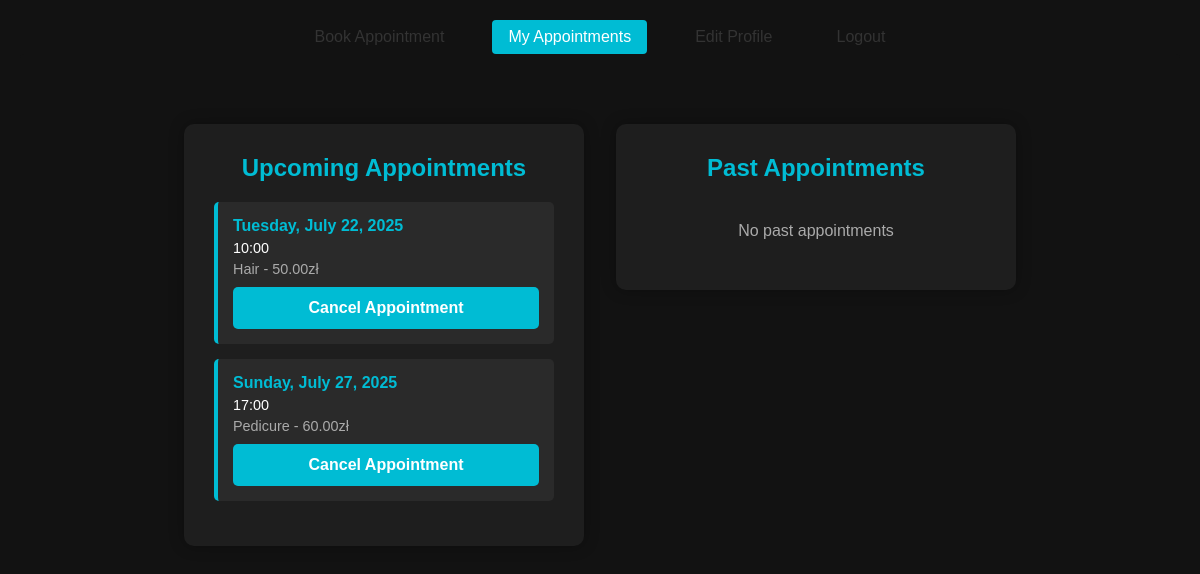
Screenshot of /appointments/ (signed in) with the database file from the repository.
### terminal/models.py (models this page shows, shortened)
class Appointment(models.Model):
    user= models.ForeignKey(MyUser, on_delete=models.SET_NULL, null=True, blank=True)
    service = models.ForeignKey('Service', on_delete=models.SET_NULL, null=True, blank=True)
    day = models.DateField(default=datetime.now)
    time = models.CharField(max_length=10, choices=TIME_CHOICES, default="10:00")
    time_ordered = models.DateTimeField(default=datetime.now,blank=True)

class Service(models.Model):
    name = models.CharField(max_length=100)
    price = models.DecimalField(max_digits=10, decimal_places=2)
    description = models.TextField(blank=True, null=True)
    workers = models.ManyToManyField(MyUser, related_name='services', blank=True)
    duration = models.IntegerField(default=60, help_text="Duration in minutes")

### terminal/Functionalities/Appointment_booking.py (the view)
# urls.py: path('appointments/', Appointment_booking.appointments, name='appointments'),
@login_required
def appointments(request):
    today = datetime.now().date()
    future_appointments = Appointment.objects.filter(
        user=request.user,
        day__gte=today
    ).order_by('day', 'time')
    past_appointments = Appointment.objects.filter(
        user=request.user,
        day__lt=today
    ).order_by('-day', '-time')  # Note the minus for reverse chronological order
    context = {
        'future_appointments': future_appointments,
        'past_appointments': past_appointments
    }
    return render(request, 'terminal/my_appointments.html', context)

### terminal/templates/terminal/my_appointments.html (shortened to what this page needs)
{% extends 'terminal/base.html' %}
{% block content %}
<div class="auth-container appointment">
    <div class="appointments-flex">
        <div class="auth-form appointments-list future-block">
            <h2>Upcoming Appointments</h2>
            {% if future_appointments %}
                <div class="appointments-container">
                    {% for appointment in future_appointments %}
                        <div class="appointment-item future">
                            <div class="appointment-date">{{ appointment.day|date:"l, F j, Y" }}</div>
                            <div class="appointment-time">{{ appointment.time }}</div>
                            <div class="appointment-service">{{ appointment.service.name }} - {{ appointment.service.price }}zł</div>
                            <form method="POST" action="{% url 'cancel_appointment' appointment.id %}" style="margin-top:10px;">
                                <button type="submit" class="cancel-btn">Cancel Appointment</button>
                            </form>
                        </div>
                    {% endfor %}
                </div>
            {% else %}
                <p class="no-appointments">No upcoming appointments</p>
            {% endif %}
        </div>
        <div class="auth-form appointments-list past-block">
            <h2 class="past-header">Past Appointments</h2>
            {% if past_appointments %}
                <div class="appointments-container past">
                    {% for appointment in past_appointments %}
                        <div class="appointment-item past">
                            <div class="appointment-date">{{ appointment.day|date:"l, F j, Y" }}</div>
                            <div class="appointment-time">{{ appointment.time }}</div>
                            <div class="appointment-service">{{ appointment.service.name }} - {{ appointment.service.price }}zł</div>
                        </div>
                    {% endfor %}
                </div>
            {% else %}
                <p class="no-appointments">No past appointments</p>
            {% endif %}
        </div>
    </div>
</div>
{% endblock %}

### terminal/static/css/style.css (style rules this page uses)
* { margin: 0; padding: 0; box-sizing: border-box; }
body { font-family: Arial, sans-serif; background-color: #121212; color: #fff; min-height: 100vh; padding: 20px; }
.appointment { background: #2a2a2a; border-radius: 4px; padding: 8px; margin-bottom: 5px; color: #fff; }
.auth-container { display: flex; flex-wrap: wrap; flex-direction: column-reverse; justify-content: center; align-items: center; min-height: calc(100vh - 40px); padding: 20px; background-color: #121212; }
.auth-container.appointment { display: flex; flex-wrap: wrap; flex-direction: column-reverse; justify-content: center; align-items: stretch; min-height: calc(100vh - 40px); padding: 20px; background-color: #121212; }
.auth-form { background-color: #1e1e1e; padding: 30px; border-radius: 10px; box-shadow: 0 0 15px rgba(0,0,0,0.3); width: 100%; max-width: 400px; }
.auth-form h2 { color: #00bcd4; margin-bottom: 20px; text-align: center; }
.auth-form button { width: 100%; padding: 12px; border: none; border-radius: 5px; background-color: #00bcd4; color: #fff; font-size: 16px; font-weight: bold; cursor: pointer; transition: background-color 0.3s ease; }
.appointments-list { background-color: #1e1e1e; padding: 30px; }
.appointment-item { background-color: #2a2a2a; padding: 15px; margin-bottom: 15px; border-radius: 5px; border-left: 4px solid #00bcd4; }
.appointment-date { color: #00bcd4; font-weight: bold; margin-bottom: 5px; }
.appointment-time { color: #fff; font-size: 0.9em; }
.appointment-service { color: #aaa; font-size: 0.9em; margin-top: 5px; }
.no-appointments { color: #aaa; text-align: center; padding: 20px; }
.appointments-flex { display: flex; gap: 2rem; justify-content: center; align-items: flex-start; flex-wrap: wrap; }

### rows the page displays
Appointment: day "Tuesday, July 22, 2025", time "10:00", service.name "Hair", service.price "50.00"
Appointment: day "Sunday, July 27, 2025", time "17:00", service.name "Pedicure", service.price "60.00"
